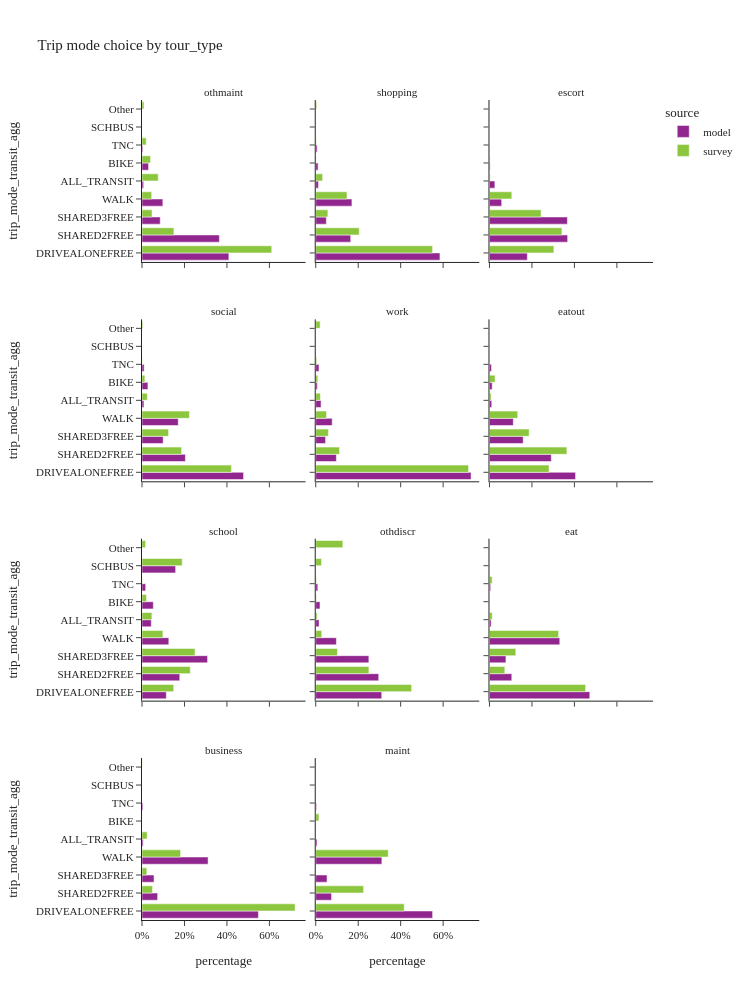
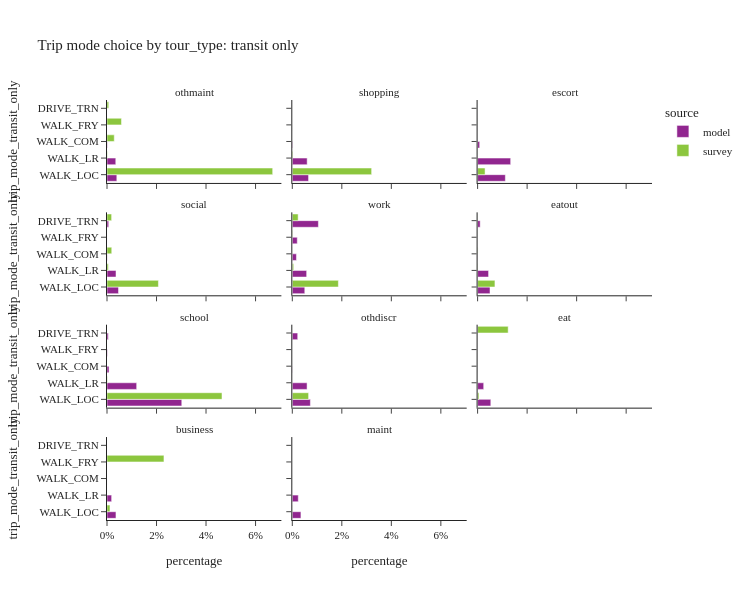

Write notebook code for charts like these, in order.
### Code cell
trip_mode_choice_seg(segment_col='tour_type', height=[1000, 600])

### Figure 1 — Plotly figure (JSON) as saved in the notebook; plotly's stock layout.template omitted (floating-point values rounded to 4 significant figures)
{"data": [{"alignmentgroup": "True", "customdata": [[324212], [288660], [68015], [77805], [6056], [24473], [3096]], "hovertemplate": "source=model<br>tour_type=othmaint<br>percentage=%{x}<br>trip_mode_transit_agg=%{y}<br>sample_size=%{customdata[0]}<extra></extra>", "legendgroup": "model", "marker": {"color": "#91268F", "pattern": {"shape": ""}}, "name": "model", "offsetgroup": "model", "orientation": "h", "showlegend": true, "textposition": "auto", "type": "bar", "x": [0.4092, 0.3643, 0.08584, 0.0982, 0.007643, 0.03089, 0.003908], "xaxis": "x10", "y": ["DRIVEALONEFREE", "SHARED2FREE", "SHARED3FREE", "WALK", "ALL_TRANSIT", "BIKE", "TNC"], "yaxis": "y10"}, {"alignmentgroup": "True", "customdata": [[763600], [214946], [65150], [222449], [16660], [14296], [8393]], "hovertemplate": "source=model<br>tour_type=shopping<br>percentage=%{x}<br>trip_mode_transit_agg=%{y}<br>sample_size=%{customdata[0]}<extra></extra>", "legendgroup": "model", "marker": {"color": "#91268F", "pattern": {"shape": ""}}, "name": "model", "offsetgroup": "model", "orientation": "h", "showlegend": false, "textposition": "auto", "type": "bar", "x": [0.5849, 0.1646, 0.0499, 0.1704, 0.01276, 0.01095, 0.006429], "xaxis": "x11", "y": ["DRIVEALONEFREE", "SHARED2FREE", "SHARED3FREE", "WALK", "ALL_TRANSIT", "BIKE", "TNC"], "yaxis": "y11"}, {"alignmentgroup": "True", "customdata": [[186295], [384826], [383518], [60027], [26582], [3094], [1034]], "hovertemplate": "source=model<br>tour_type=escort<br>percentage=%{x}<br>trip_mode_transit_agg=%{y}<br>sample_size=%{customdata[0]}<extra></extra>", "legendgroup": "model", "marker": {"color": "#91268F", "pattern": {"shape": ""}}, "name": "model", "offsetgroup": "model", "orientation": "h", "showlegend": false, "textposition": "auto", "type": "bar", "x": [0.1782, 0.3681, 0.3669, 0.05742, 0.02543, 0.00296, 0.0009891], "xaxis": "x12", "y": ["DRIVEALONEFREE", "SHARED2FREE", "SHARED3FREE", "WALK", "ALL_TRANSIT", "BIKE", "TNC"], "yaxis": "y12"}, {"alignmentgroup": "True", "customdata": [[1231195], [526103], [256412], [439564], [23301], [71597], [26181]], "hovertemplate": "source=model<br>tour_type=social<br>percentage=%{x}<br>trip_mode_transit_agg=%{y}<br>sample_size=%{customdata[0]}<extra></extra>", "legendgroup": "model", "marker": {"color": "#91268F", "pattern": {"shape": ""}}, "name": "model", "offsetgroup": "model", "orientation": "h", "showlegend": false, "textposition": "auto", "type": "bar", "x": [0.4783, 0.2044, 0.0996, 0.1707, 0.009051, 0.02781, 0.01017], "xaxis": "x7", "y": ["DRIVEALONEFREE", "SHARED2FREE", "SHARED3FREE", "WALK", "ALL_TRANSIT", "BIKE", "TNC"], "yaxis": "y7"}, {"alignmentgroup": "True", "customdata": [[2696359], [357916], [170298], [285448], [92296], [27253], [55857]], "hovertemplate": "source=model<br>tour_type=work<br>percentage=%{x}<br>trip_mode_transit_agg=%{y}<br>sample_size=%{customdata[0]}<extra></extra>", "legendgroup": "model", "marker": {"color": "#91268F", "pattern": {"shape": ""}}, "name": "model", "offsetgroup": "model", "orientation": "h", "showlegend": false, "textposition": "auto", "type": "bar", "x": [0.7316, 0.09712, 0.04621, 0.07745, 0.02504, 0.007395, 0.01516], "xaxis": "x8", "y": ["DRIVEALONEFREE", "SHARED2FREE", "SHARED3FREE", "WALK", "ALL_TRANSIT", "BIKE", "TNC"], "yaxis": "y8"}, {"alignmentgroup": "True", "customdata": [[367213], [263785], [143867], [101659], [9549], [11493], [8442]], "hovertemplate": "source=model<br>tour_type=eatout<br>percentage=%{x}<br>trip_mode_transit_agg=%{y}<br>sample_size=%{customdata[0]}<extra></extra>", "legendgroup": "model", "marker": {"color": "#91268F", "pattern": {"shape": ""}}, "name": "model", "offsetgroup": "model", "orientation": "h", "showlegend": false, "textposition": "auto", "type": "bar", "x": [0.4053, 0.2912, 0.1588, 0.1122, 0.01054, 0.01269, 0.009318], "xaxis": "x9", "y": ["DRIVEALONEFREE", "SHARED2FREE", "SHARED3FREE", "WALK", "ALL_TRANSIT", "BIKE", "TNC"], "yaxis": "y9"}, {"alignmentgroup": "True", "customdata": [[164425], [255410], [443484], [181354], [62767], [227493], [76667], [24924]], "hovertemplate": "source=model<br>tour_type=school<br>percentage=%{x}<br>trip_mode_transit_agg=%{y}<br>sample_size=%{customdata[0]}<extra></extra>", "legendgroup": "model", "marker": {"color": "#91268F", "pattern": {"shape": ""}}, "name": "model", "offsetgroup": "model", "orientation": "h", "showlegend": false, "textposition": "auto", "type": "bar", "x": [0.1145, 0.1778, 0.3087, 0.1262, 0.04369, 0.1584, 0.05337, 0.01735], "xaxis": "x4", "y": ["DRIVEALONEFREE", "SHARED2FREE", "SHARED3FREE", "WALK", "ALL_TRANSIT", "SCHBUS", "BIKE", "TNC"], "yaxis": "y4"}, {"alignmentgroup": "True", "customdata": [[96080], [91686], [77351], [30044], [4802], [6171], [2998]], "hovertemplate": "source=model<br>tour_type=othdiscr<br>percentage=%{x}<br>trip_mode_transit_agg=%{y}<br>sample_size=%{customdata[0]}<extra></extra>", "legendgroup": "model", "marker": {"color": "#91268F", "pattern": {"shape": ""}}, "name": "model", "offsetgroup": "model", "orientation": "h", "showlegend": false, "textposition": "auto", "type": "bar", "x": [0.3108, 0.2966, 0.2502, 0.09719, 0.01553, 0.01996, 0.009698], "xaxis": "x5", "y": ["DRIVEALONEFREE", "SHARED2FREE", "SHARED3FREE", "WALK", "ALL_TRANSIT", "BIKE", "TNC"], "yaxis": "y5"}, {"alignmentgroup": "True", "customdata": [[79061], [17584], [12978], [55425], [1312], [105], [929]], "hovertemplate": "source=model<br>tour_type=eat<br>percentage=%{x}<br>trip_mode_transit_agg=%{y}<br>sample_size=%{customdata[0]}<extra></extra>", "legendgroup": "model", "marker": {"color": "#91268F", "pattern": {"shape": ""}}, "name": "model", "offsetgroup": "model", "orientation": "h", "showlegend": false, "textposition": "auto", "type": "bar", "x": [0.4723, 0.105, 0.07753, 0.3311, 0.007838, 0.0006273, 0.00555], "xaxis": "x6", "y": ["DRIVEALONEFREE", "SHARED2FREE", "SHARED3FREE", "WALK", "ALL_TRANSIT", "BIKE", "TNC"], "yaxis": "y6"}, {"alignmentgroup": "True", "customdata": [[112596], [15125], [11620], [63909], [1129], [61], [899]], "hovertemplate": "source=model<br>tour_type=business<br>percentage=%{x}<br>trip_mode_transit_agg=%{y}<br>sample_size=%{customdata[0]}<extra></extra>", "legendgroup": "model", "marker": {"color": "#91268F", "pattern": {"shape": ""}}, "name": "model", "offsetgroup": "model", "orientation": "h", "showlegend": false, "textposition": "auto", "type": "bar", "x": [0.5483, 0.07366, 0.05659, 0.3112, 0.005498, 0.0002971, 0.004378], "xaxis": "x", "y": ["DRIVEALONEFREE", "SHARED2FREE", "SHARED3FREE", "WALK", "ALL_TRANSIT", "BIKE", "TNC"], "yaxis": "y"}, {"alignmentgroup": "True", "customdata": [[72750], [9865], [7041], [41175], [781], [64], [504]], "hovertemplate": "source=model<br>tour_type=maint<br>percentage=%{x}<br>trip_mode_transit_agg=%{y}<br>sample_size=%{customdata[0]}<extra></extra>", "legendgroup": "model", "marker": {"color": "#91268F", "pattern": {"shape": ""}}, "name": "model", "offsetgroup": "model", "orientation": "h", "showlegend": false, "textposition": "auto", "type": "bar", "x": [0.5504, 0.07463, 0.05327, 0.3115, 0.005909, 0.0004842, 0.003813], "xaxis": "x2", "y": ["DRIVEALONEFREE", "SHARED2FREE", "SHARED3FREE", "WALK", "ALL_TRANSIT", "BIKE", "TNC"], "yaxis": "y2"}, {"alignmentgroup": "True", "customdata": [[1285], [442], [94], [327], [157], [32], [30], [53]], "hovertemplate": "source=survey<br>tour_type=othmaint<br>percentage=%{x}<br>trip_mode_transit_agg=%{y}<br>sample_size=%{customdata[0]}<extra></extra>", "legendgroup": "survey", "marker": {"color": "#8CC63E", "pattern": {"shape": ""}}, "name": "survey", "offsetgroup": "survey", "orientation": "h", "showlegend": true, "textposition": "auto", "type": "bar", "x": [0.611, 0.1503, 0.04707, 0.04554, 0.07654, 0.04021, 0.01983, 0.009503], "xaxis": "x10", "y": ["DRIVEALONEFREE", "SHARED2FREE", "SHARED3FREE", "WALK", "ALL_TRANSIT", "BIKE", "TNC", "Other"], "yaxis": "y10"}, {"alignmentgroup": "True", "customdata": [[2104], [825], [273], [851], [147], [1], [44], [1], [84]], "hovertemplate": "source=survey<br>tour_type=shopping<br>percentage=%{x}<br>trip_mode_transit_agg=%{y}<br>sample_size=%{customdata[0]}<extra></extra>", "legendgroup": "survey", "marker": {"color": "#8CC63E", "pattern": {"shape": ""}}, "name": "survey", "offsetgroup": "survey", "orientation": "h", "showlegend": false, "textposition": "auto", "type": "bar", "x": [0.5502, 0.2047, 0.05714, 0.1471, 0.03231, 6.901e-06, 0.001654, 0.00224, 0.004574], "xaxis": "x11", "y": ["DRIVEALONEFREE", "SHARED2FREE", "SHARED3FREE", "WALK", "ALL_TRANSIT", "SCHBUS", "BIKE", "TNC", "Other"], "yaxis": "y11"}, {"alignmentgroup": "True", "customdata": [[670], [794], [454], [381], [16], [4], [69], [1], [13]], "hovertemplate": "source=survey<br>tour_type=escort<br>percentage=%{x}<br>trip_mode_transit_agg=%{y}<br>sample_size=%{customdata[0]}<extra></extra>", "legendgroup": "survey", "marker": {"color": "#8CC63E", "pattern": {"shape": ""}}, "name": "survey", "offsetgroup": "survey", "orientation": "h", "showlegend": false, "textposition": "auto", "type": "bar", "x": [0.3032, 0.3411, 0.243, 0.1051, 0.003062, 0.0002061, 0.003022, 4.815e-06, 0.001232], "xaxis": "x12", "y": ["DRIVEALONEFREE", "SHARED2FREE", "SHARED3FREE", "WALK", "ALL_TRANSIT", "SCHBUS", "BIKE", "TNC", "Other"], "yaxis": "y12"}, {"alignmentgroup": "True", "customdata": [[2667], [1200], [700], [2934], [259], [1], [230], [27], [98]], "hovertemplate": "source=survey<br>tour_type=social<br>percentage=%{x}<br>trip_mode_transit_agg=%{y}<br>sample_size=%{customdata[0]}<extra></extra>", "legendgroup": "survey", "marker": {"color": "#8CC63E", "pattern": {"shape": ""}}, "name": "survey", "offsetgroup": "survey", "orientation": "h", "showlegend": false, "textposition": "auto", "type": "bar", "x": [0.4212, 0.1865, 0.1251, 0.2233, 0.02508, 9.712e-05, 0.01354, 0.000932, 0.00414], "xaxis": "x7", "y": ["DRIVEALONEFREE", "SHARED2FREE", "SHARED3FREE", "WALK", "ALL_TRANSIT", "SCHBUS", "BIKE", "TNC", "Other"], "yaxis": "y7"}, {"alignmentgroup": "True", "customdata": [[5600], [784], [263], [1237], [792], [2], [356], [50], [196]], "hovertemplate": "source=survey<br>tour_type=work<br>percentage=%{x}<br>trip_mode_transit_agg=%{y}<br>sample_size=%{customdata[0]}<extra></extra>", "legendgroup": "survey", "marker": {"color": "#8CC63E", "pattern": {"shape": ""}}, "name": "survey", "offsetgroup": "survey", "orientation": "h", "showlegend": false, "textposition": "auto", "type": "bar", "x": [0.7196, 0.112, 0.05954, 0.05088, 0.02175, 0.001162, 0.009787, 0.004618, 0.02067], "xaxis": "x8", "y": ["DRIVEALONEFREE", "SHARED2FREE", "SHARED3FREE", "WALK", "ALL_TRANSIT", "SCHBUS", "BIKE", "TNC", "Other"], "yaxis": "y8"}, {"alignmentgroup": "True", "customdata": [[737], [514], [211], [650], [86], [60], [11], [27]], "hovertemplate": "source=survey<br>tour_type=eatout<br>percentage=%{x}<br>trip_mode_transit_agg=%{y}<br>sample_size=%{customdata[0]}<extra></extra>", "legendgroup": "survey", "marker": {"color": "#8CC63E", "pattern": {"shape": ""}}, "name": "survey", "offsetgroup": "survey", "orientation": "h", "showlegend": false, "textposition": "auto", "type": "bar", "x": [0.2804, 0.3646, 0.1868, 0.1329, 0.007394, 0.0262, 0.001028, 0.0007449], "xaxis": "x9", "y": ["DRIVEALONEFREE", "SHARED2FREE", "SHARED3FREE", "WALK", "ALL_TRANSIT", "BIKE", "TNC", "Other"], "yaxis": "y9"}, {"alignmentgroup": "True", "customdata": [[116], [399], [390], [264], [96], [240], [43], [6], [16]], "hovertemplate": "source=survey<br>tour_type=school<br>percentage=%{x}<br>trip_mode_transit_agg=%{y}<br>sample_size=%{customdata[0]}<extra></extra>", "legendgroup": "survey", "marker": {"color": "#8CC63E", "pattern": {"shape": ""}}, "name": "survey", "offsetgroup": "survey", "orientation": "h", "showlegend": false, "textposition": "auto", "type": "bar", "x": [0.1493, 0.2274, 0.2498, 0.09837, 0.0466, 0.1892, 0.02103, 0.001453, 0.01682], "xaxis": "x4", "y": ["DRIVEALONEFREE", "SHARED2FREE", "SHARED3FREE", "WALK", "ALL_TRANSIT", "SCHBUS", "BIKE", "TNC", "Other"], "yaxis": "y4"}, {"alignmentgroup": "True", "customdata": [[217], [91], [36], [103], [37], [8], [13], [3], [28]], "hovertemplate": "source=survey<br>tour_type=othdiscr<br>percentage=%{x}<br>trip_mode_transit_agg=%{y}<br>sample_size=%{customdata[0]}<extra></extra>", "legendgroup": "survey", "marker": {"color": "#8CC63E", "pattern": {"shape": ""}}, "name": "survey", "offsetgroup": "survey", "orientation": "h", "showlegend": false, "textposition": "auto", "type": "bar", "x": [0.4515, 0.2503, 0.1022, 0.02825, 0.006582, 0.02737, 0.003339, 0.002837, 0.1277], "xaxis": "x5", "y": ["DRIVEALONEFREE", "SHARED2FREE", "SHARED3FREE", "WALK", "ALL_TRANSIT", "SCHBUS", "BIKE", "TNC", "Other"], "yaxis": "y5"}, {"alignmentgroup": "True", "customdata": [[62], [17], [20], [160], [2], [1]], "hovertemplate": "source=survey<br>tour_type=eat<br>percentage=%{x}<br>trip_mode_transit_agg=%{y}<br>sample_size=%{customdata[0]}<extra></extra>", "legendgroup": "survey", "marker": {"color": "#8CC63E", "pattern": {"shape": ""}}, "name": "survey", "offsetgroup": "survey", "orientation": "h", "showlegend": false, "textposition": "auto", "type": "bar", "x": [0.4528, 0.07224, 0.1241, 0.3256, 0.01289, 0.01235], "xaxis": "x6", "y": ["DRIVEALONEFREE", "SHARED2FREE", "SHARED3FREE", "WALK", "ALL_TRANSIT", "TNC"], "yaxis": "y6"}, {"alignmentgroup": "True", "customdata": [[183], [26], [25], [45], [5], [5]], "hovertemplate": "source=survey<br>tour_type=business<br>percentage=%{x}<br>trip_mode_transit_agg=%{y}<br>sample_size=%{customdata[0]}<extra></extra>", "legendgroup": "survey", "marker": {"color": "#8CC63E", "pattern": {"shape": ""}}, "name": "survey", "offsetgroup": "survey", "orientation": "h", "showlegend": false, "textposition": "auto", "type": "bar", "x": [0.7209, 0.04965, 0.02268, 0.1817, 0.0242, 0.000921], "xaxis": "x", "y": ["DRIVEALONEFREE", "SHARED2FREE", "SHARED3FREE", "WALK", "ALL_TRANSIT", "Other"], "yaxis": "y"}, {"alignmentgroup": "True", "customdata": [[70], [7], [128], [1], [8], [26]], "hovertemplate": "source=survey<br>tour_type=maint<br>percentage=%{x}<br>trip_mode_transit_agg=%{y}<br>sample_size=%{customdata[0]}<extra></extra>", "legendgroup": "survey", "marker": {"color": "#8CC63E", "pattern": {"shape": ""}}, "name": "survey", "offsetgroup": "survey", "orientation": "h", "showlegend": false, "textposition": "auto", "type": "bar", "x": [0.4167, 0.2255, 0.3415, 8.641e-05, 0.01494, 0.001246], "xaxis": "x2", "y": ["DRIVEALONEFREE", "SHARED2FREE", "WALK", "ALL_TRANSIT", "BIKE", "Other"], "yaxis": "y2"}], "layout": {"annotations": [{"font": {}, "showarrow": false, "text": "business", "x": 0.16, "xanchor": "center", "xref": "paper", "y": 0.1975, "yanchor": "bottom", "yref": "paper"}, {"font": {}, "showarrow": false, "text": "maint", "x": 0.5, "xanchor": "center", "xref": "paper", "y": 0.1975, "yanchor": "bottom", "yref": "paper"}, {"font": {}, "showarrow": false, "text": "school", "x": 0.16, "xanchor": "center", "xref": "paper", "y": 0.465, "yanchor": "bottom", "yref": "paper"}, {"font": {}, "showarrow": false, "text": "othdiscr", "x": 0.5, "xanchor": "center", "xref": "paper", "y": 0.465, "yanchor": "bottom", "yref": "paper"}, {"font": {}, "showarrow": false, "text": "eat", "x": 0.84, "xanchor": "center", "xref": "paper", "y": 0.465, "yanchor": "bottom", "yref": "paper"}, {"font": {}, "showarrow": false, "text": "social", "x": 0.16, "xanchor": "center", "xref": "paper", "y": 0.7325, "yanchor": "bottom", "yref": "paper"}, {"font": {}, "showarrow": false, "text": "work", "x": 0.5, "xanchor": "center", "xref": "paper", "y": 0.7325, "yanchor": "bottom", "yref": "paper"}, {"font": {}, "showarrow": false, "text": "eatout", "x": 0.84, "xanchor": "center", "xref": "paper", "y": 0.7325, "yanchor": "bottom", "yref": "paper"}, {"font": {}, "showarrow": false, "text": "othmaint", "x": 0.16, "xanchor": "center", "xref": "paper", "y": 1.0, "yanchor": "bottom", "yref": "paper"}, {"font": {}, "showarrow": false, "text": "shopping", "x": 0.5, "xanchor": "center", "xref": "paper", "y": 1.0, "yanchor": "bottom", "yref": "paper"}, {"font": {}, "showarrow": false, "text": "escort", "x": 0.84, "xanchor": "center", "xref": "paper", "y": 1.0, "yanchor": "bottom", "yref": "paper"}], "barmode": "group", "height": 1000, "legend": {"title": {"text": "source"}, "tracegroupgap": 0}, "title": {"text": "Trip mode choice by tour_type"}, "width": 750, "xaxis": {"anchor": "y", "domain": [0.0, 0.32], "tickformat": ".0%", "title": {"text": "percentage"}}, "xaxis10": {"anchor": "y10", "domain": [0.0, 0.32], "matches": "x", "showticklabels": false, "tickformat": ".0%"}, "xaxis11": {"anchor": "y11", "domain": [0.34, 0.66], "matches": "x", "showticklabels": false, "tickformat": ".0%"}, "xaxis12": {"anchor": "y12", "domain": [0.68, 1.0], "matches": "x", "showticklabels": false, "tickformat": ".0%"}, "xaxis2": {"anchor": "y2", "domain": [0.34, 0.66], "matches": "x", "tickformat": ".0%", "title": {"text": "percentage"}}, "xaxis3": {"anchor": "y3", "domain": [0.68, 1.0], "matches": "x", "tickformat": ".0%", "title": {"text": "percentage"}}, "xaxis4": {"anchor": "y4", "domain": [0.0, 0.32], "matches": "x", "showticklabels": false, "tickformat": ".0%"}, "xaxis5": {"anchor": "y5", "domain": [0.34, 0.66], "matches": "x", "showticklabels": false, "tickformat": ".0%"}, "xaxis6": {"anchor": "y6", "domain": [0.68, 1.0], "matches": "x", "showticklabels": false, "tickformat": ".0%"}, "xaxis7": {"anchor": "y7", "domain": [0.0, 0.32], "matches": "x", "showticklabels": false, "tickformat": ".0%"}, "xaxis8": {"anchor": "y8", "domain": [0.34, 0.66], "matches": "x", "showticklabels": false, "tickformat": ".0%"}, "xaxis9": {"anchor": "y9", "domain": [0.68, 1.0], "matches": "x", "showticklabels": false, "tickformat": ".0%"}, "yaxis": {"anchor": "x", "domain": [0.0, 0.1975], "title": {"text": "trip_mode_transit_agg"}}, "yaxis10": {"anchor": "x10", "domain": [0.8025, 1.0], "matches": "y", "title": {"text": "trip_mode_transit_agg"}}, "yaxis11": {"anchor": "x11", "domain": [0.8025, 1.0], "matches": "y", "showticklabels": false}, "yaxis12": {"anchor": "x12", "domain": [0.8025, 1.0], "matches": "y", "showticklabels": false}, "yaxis2": {"anchor": "x2", "domain": [0.0, 0.1975], "matches": "y", "showticklabels": false}, "yaxis3": {"anchor": "x3", "domain": [0.0, 0.1975], "matches": "y", "showticklabels": false}, "yaxis4": {"anchor": "x4", "domain": [0.2675, 0.465], "matches": "y", "title": {"text": "trip_mode_transit_agg"}}, "yaxis5": {"anchor": "x5", "domain": [0.2675, 0.465], "matches": "y", "showticklabels": false}, "yaxis6": {"anchor": "x6", "domain": [0.2675, 0.465], "matches": "y", "showticklabels": false}, "yaxis7": {"anchor": "x7", "domain": [0.535, 0.7325], "matches": "y", "title": {"text": "trip_mode_transit_agg"}}, "yaxis8": {"anchor": "x8", "domain": [0.535, 0.7325], "matches": "y", "showticklabels": false}, "yaxis9": {"anchor": "x9", "domain": [0.535, 0.7325], "matches": "y", "showticklabels": false}}}

### Figure 2 — Plotly figure (JSON) as saved in the notebook; plotly's stock layout.template omitted (floating-point values rounded to 4 significant figures)
{"data": [{"alignmentgroup": "True", "customdata": [[3144], [2805], [105], [2]], "hovertemplate": "source=model<br>tour_type=othmaint<br>percentage=%{x}<br>trip_mode_transit_only=%{y}<br>sample_size=%{customdata[0]}<extra></extra>", "legendgroup": "model", "marker": {"color": "#91268F", "pattern": {"shape": ""}}, "name": "model", "offsetgroup": "model", "orientation": "h", "showlegend": true, "textposition": "auto", "type": "bar", "x": [0.003968, 0.00354, 0.0001325, 2.524e-06], "xaxis": "x10", "y": ["WALK_LOC", "WALK_LR", "WALK_COM", "WALK_FRY"], "yaxis": "y10"}, {"alignmentgroup": "True", "customdata": [[8571], [7833], [248], [8]], "hovertemplate": "source=model<br>tour_type=shopping<br>percentage=%{x}<br>trip_mode_transit_only=%{y}<br>sample_size=%{customdata[0]}<extra></extra>", "legendgroup": "model", "marker": {"color": "#91268F", "pattern": {"shape": ""}}, "name": "model", "offsetgroup": "model", "orientation": "h", "showlegend": false, "textposition": "auto", "type": "bar", "x": [0.006565, 0.006, 0.00019, 6.128e-06], "xaxis": "x11", "y": ["WALK_LOC", "WALK_LR", "WALK_COM", "WALK_FRY"], "yaxis": "y11"}, {"alignmentgroup": "True", "customdata": [[11717], [13962], [877], [26]], "hovertemplate": "source=model<br>tour_type=escort<br>percentage=%{x}<br>trip_mode_transit_only=%{y}<br>sample_size=%{customdata[0]}<extra></extra>", "legendgroup": "model", "marker": {"color": "#91268F", "pattern": {"shape": ""}}, "name": "model", "offsetgroup": "model", "orientation": "h", "showlegend": false, "textposition": "auto", "type": "bar", "x": [0.01121, 0.01336, 0.0008389, 2.487e-05], "xaxis": "x12", "y": ["WALK_LOC", "WALK_LR", "WALK_COM", "WALK_FRY"], "yaxis": "y12"}, {"alignmentgroup": "True", "customdata": [[11951], [9362], [1780], [195], [13]], "hovertemplate": "source=model<br>tour_type=social<br>percentage=%{x}<br>trip_mode_transit_only=%{y}<br>sample_size=%{customdata[0]}<extra></extra>", "legendgroup": "model", "marker": {"color": "#91268F", "pattern": {"shape": ""}}, "name": "model", "offsetgroup": "model", "orientation": "h", "showlegend": false, "textposition": "auto", "type": "bar", "x": [0.004642, 0.003637, 0.0006914, 7.575e-05, 5.05e-06], "xaxis": "x7", "y": ["WALK_LOC", "WALK_LR", "DRIVE_TRN", "WALK_COM", "WALK_FRY"], "yaxis": "y7"}, {"alignmentgroup": "True", "customdata": [[18571], [21354], [38840], [6153], [7378]], "hovertemplate": "source=model<br>tour_type=work<br>percentage=%{x}<br>trip_mode_transit_only=%{y}<br>sample_size=%{customdata[0]}<extra></extra>", "legendgroup": "model", "marker": {"color": "#91268F", "pattern": {"shape": ""}}, "name": "model", "offsetgroup": "model", "orientation": "h", "showlegend": false, "textposition": "auto", "type": "bar", "x": [0.005039, 0.005794, 0.01054, 0.00167, 0.002002], "xaxis": "x8", "y": ["WALK_LOC", "WALK_LR", "DRIVE_TRN", "WALK_COM", "WALK_FRY"], "yaxis": "y8"}, {"alignmentgroup": "True", "customdata": [[4536], [4013], [942], [53], [5]], "hovertemplate": "source=model<br>tour_type=eatout<br>percentage=%{x}<br>trip_mode_transit_only=%{y}<br>sample_size=%{customdata[0]}<extra></extra>", "legendgroup": "model", "marker": {"color": "#91268F", "pattern": {"shape": ""}}, "name": "model", "offsetgroup": "model", "orientation": "h", "showlegend": false, "textposition": "auto", "type": "bar", "x": [0.005007, 0.004429, 0.00104, 5.85e-05, 5.519e-06], "xaxis": "x9", "y": ["WALK_LOC", "WALK_LR", "DRIVE_TRN", "WALK_COM", "WALK_FRY"], "yaxis": "y9"}, {"alignmentgroup": "True", "customdata": [[43383], [17213], [748], [1184], [239]], "hovertemplate": "source=model<br>tour_type=school<br>percentage=%{x}<br>trip_mode_transit_only=%{y}<br>sample_size=%{customdata[0]}<extra></extra>", "legendgroup": "model", "marker": {"color": "#91268F", "pattern": {"shape": ""}}, "name": "model", "offsetgroup": "model", "orientation": "h", "showlegend": false, "textposition": "auto", "type": "bar", "x": [0.0302, 0.01198, 0.0005207, 0.0008242, 0.0001664], "xaxis": "x4", "y": ["WALK_LOC", "WALK_LR", "DRIVE_TRN", "WALK_COM", "WALK_FRY"], "yaxis": "y4"}, {"alignmentgroup": "True", "customdata": [[2257], [1844], [676], [25]], "hovertemplate": "source=model<br>tour_type=othdiscr<br>percentage=%{x}<br>trip_mode_transit_only=%{y}<br>sample_size=%{customdata[0]}<extra></extra>", "legendgroup": "model", "marker": {"color": "#91268F", "pattern": {"shape": ""}}, "name": "model", "offsetgroup": "model", "orientation": "h", "showlegend": false, "textposition": "auto", "type": "bar", "x": [0.007301, 0.005965, 0.002187, 8.087e-05], "xaxis": "x5", "y": ["WALK_LOC", "WALK_LR", "DRIVE_TRN", "WALK_COM"], "yaxis": "y5"}, {"alignmentgroup": "True", "customdata": [[893], [412], [6], [1]], "hovertemplate": "source=model<br>tour_type=eat<br>percentage=%{x}<br>trip_mode_transit_only=%{y}<br>sample_size=%{customdata[0]}<extra></extra>", "legendgroup": "model", "marker": {"color": "#91268F", "pattern": {"shape": ""}}, "name": "model", "offsetgroup": "model", "orientation": "h", "showlegend": false, "textposition": "auto", "type": "bar", "x": [0.005335, 0.002461, 3.584e-05, 5.974e-06], "xaxis": "x6", "y": ["WALK_LOC", "WALK_LR", "WALK_COM", "WALK_FRY"], "yaxis": "y6"}, {"alignmentgroup": "True", "customdata": [[743], [384], [2]], "hovertemplate": "source=model<br>tour_type=business<br>percentage=%{x}<br>trip_mode_transit_only=%{y}<br>sample_size=%{customdata[0]}<extra></extra>", "legendgroup": "model", "marker": {"color": "#91268F", "pattern": {"shape": ""}}, "name": "model", "offsetgroup": "model", "orientation": "h", "showlegend": false, "textposition": "auto", "type": "bar", "x": [0.003618, 0.00187, 9.74e-06], "xaxis": "x", "y": ["WALK_LOC", "WALK_LR", "WALK_COM"], "yaxis": "y"}, {"alignmentgroup": "True", "customdata": [[461], [319], [1]], "hovertemplate": "source=model<br>tour_type=maint<br>percentage=%{x}<br>trip_mode_transit_only=%{y}<br>sample_size=%{customdata[0]}<extra></extra>", "legendgroup": "model", "marker": {"color": "#91268F", "pattern": {"shape": ""}}, "name": "model", "offsetgroup": "model", "orientation": "h", "showlegend": false, "textposition": "auto", "type": "bar", "x": [0.003488, 0.002413, 7.565e-06], "xaxis": "x2", "y": ["WALK_LOC", "WALK_LR", "WALK_COM"], "yaxis": "y2"}, {"alignmentgroup": "True", "customdata": [[146], [6], [3], [1], [1]], "hovertemplate": "source=survey<br>tour_type=othmaint<br>percentage=%{x}<br>trip_mode_transit_only=%{y}<br>sample_size=%{customdata[0]}<extra></extra>", "legendgroup": "survey", "marker": {"color": "#8CC63E", "pattern": {"shape": ""}}, "name": "survey", "offsetgroup": "survey", "orientation": "h", "showlegend": true, "textposition": "auto", "type": "bar", "x": [0.06692, 0.0001354, 0.0007047, 0.002933, 0.00585], "xaxis": "x10", "y": ["WALK_LOC", "WALK_LR", "DRIVE_TRN", "WALK_COM", "WALK_FRY"], "yaxis": "y10"}, {"alignmentgroup": "True", "customdata": [[142], [5]], "hovertemplate": "source=survey<br>tour_type=shopping<br>percentage=%{x}<br>trip_mode_transit_only=%{y}<br>sample_size=%{customdata[0]}<extra></extra>", "legendgroup": "survey", "marker": {"color": "#8CC63E", "pattern": {"shape": ""}}, "name": "survey", "offsetgroup": "survey", "orientation": "h", "showlegend": false, "textposition": "auto", "type": "bar", "x": [0.03204, 0.0002662], "xaxis": "x11", "y": ["WALK_LOC", "WALK_LR"], "yaxis": "y11"}, {"alignmentgroup": "True", "customdata": [[15], [1]], "hovertemplate": "source=survey<br>tour_type=escort<br>percentage=%{x}<br>trip_mode_transit_only=%{y}<br>sample_size=%{customdata[0]}<extra></extra>", "legendgroup": "survey", "marker": {"color": "#8CC63E", "pattern": {"shape": ""}}, "name": "survey", "offsetgroup": "survey", "orientation": "h", "showlegend": false, "textposition": "auto", "type": "bar", "x": [0.003012, 4.967e-05], "xaxis": "x12", "y": ["WALK_LOC", "WALK_FRY"], "yaxis": "y12"}, {"alignmentgroup": "True", "customdata": [[213], [25], [17], [4]], "hovertemplate": "source=survey<br>tour_type=social<br>percentage=%{x}<br>trip_mode_transit_only=%{y}<br>sample_size=%{customdata[0]}<extra></extra>", "legendgroup": "survey", "marker": {"color": "#8CC63E", "pattern": {"shape": ""}}, "name": "survey", "offsetgroup": "survey", "orientation": "h", "showlegend": false, "textposition": "auto", "type": "bar", "x": [0.02077, 0.0005319, 0.001863, 0.001913], "xaxis": "x7", "y": ["WALK_LOC", "WALK_LR", "DRIVE_TRN", "WALK_COM"], "yaxis": "y7"}, {"alignmentgroup": "True", "customdata": [[690], [43], [36], [10], [13]], "hovertemplate": "source=survey<br>tour_type=work<br>percentage=%{x}<br>trip_mode_transit_only=%{y}<br>sample_size=%{customdata[0]}<extra></extra>", "legendgroup": "survey", "marker": {"color": "#8CC63E", "pattern": {"shape": ""}}, "name": "survey", "offsetgroup": "survey", "orientation": "h", "showlegend": false, "textposition": "auto", "type": "bar", "x": [0.0186, 0.0005591, 0.002357, 5.809e-05, 0.0001686], "xaxis": "x8", "y": ["WALK_LOC", "WALK_LR", "DRIVE_TRN", "WALK_COM", "WALK_FRY"], "yaxis": "y8"}, {"alignmentgroup": "True", "customdata": [[76], [5], [2], [2], [1]], "hovertemplate": "source=survey<br>tour_type=eatout<br>percentage=%{x}<br>trip_mode_transit_only=%{y}<br>sample_size=%{customdata[0]}<extra></extra>", "legendgroup": "survey", "marker": {"color": "#8CC63E", "pattern": {"shape": ""}}, "name": "survey", "offsetgroup": "survey", "orientation": "h", "showlegend": false, "textposition": "auto", "type": "bar", "x": [0.007004, 0.000126, 6.04e-05, 0.0001697, 3.414e-05], "xaxis": "x9", "y": ["WALK_LOC", "WALK_LR", "DRIVE_TRN", "WALK_COM", "WALK_FRY"], "yaxis": "y9"}, {"alignmentgroup": "True", "customdata": [[95], [1]], "hovertemplate": "source=survey<br>tour_type=school<br>percentage=%{x}<br>trip_mode_transit_only=%{y}<br>sample_size=%{customdata[0]}<extra></extra>", "legendgroup": "survey", "marker": {"color": "#8CC63E", "pattern": {"shape": ""}}, "name": "survey", "offsetgroup": "survey", "orientation": "h", "showlegend": false, "textposition": "auto", "type": "bar", "x": [0.04645, 0.0001516], "xaxis": "x4", "y": ["WALK_LOC", "WALK_LR"], "yaxis": "y4"}, {"alignmentgroup": "True", "customdata": [[30], [6], [1]], "hovertemplate": "source=survey<br>tour_type=othdiscr<br>percentage=%{x}<br>trip_mode_transit_only=%{y}<br>sample_size=%{customdata[0]}<extra></extra>", "legendgroup": "survey", "marker": {"color": "#8CC63E", "pattern": {"shape": ""}}, "name": "survey", "offsetgroup": "survey", "orientation": "h", "showlegend": false, "textposition": "auto", "type": "bar", "x": [0.006582, 0.0, 0.0], "xaxis": "x5", "y": ["WALK_LOC", "WALK_LR", "DRIVE_TRN"], "yaxis": "y5"}, {"alignmentgroup": "True", "customdata": [[1], [1]], "hovertemplate": "source=survey<br>tour_type=eat<br>percentage=%{x}<br>trip_mode_transit_only=%{y}<br>sample_size=%{customdata[0]}<extra></extra>", "legendgroup": "survey", "marker": {"color": "#8CC63E", "pattern": {"shape": ""}}, "name": "survey", "offsetgroup": "survey", "orientation": "h", "showlegend": false, "textposition": "auto", "type": "bar", "x": [0.0005363, 0.01235], "xaxis": "x6", "y": ["WALK_LOC", "DRIVE_TRN"], "yaxis": "y6"}, {"alignmentgroup": "True", "customdata": [[4], [1]], "hovertemplate": "source=survey<br>tour_type=business<br>percentage=%{x}<br>trip_mode_transit_only=%{y}<br>sample_size=%{customdata[0]}<extra></extra>", "legendgroup": "survey", "marker": {"color": "#8CC63E", "pattern": {"shape": ""}}, "name": "survey", "offsetgroup": "survey", "orientation": "h", "showlegend": false, "textposition": "auto", "type": "bar", "x": [0.001196, 0.023], "xaxis": "x", "y": ["WALK_LOC", "WALK_FRY"], "yaxis": "y"}, {"alignmentgroup": "True", "customdata": [[1]], "hovertemplate": "source=survey<br>tour_type=maint<br>percentage=%{x}<br>trip_mode_transit_only=%{y}<br>sample_size=%{customdata[0]}<extra></extra>", "legendgroup": "survey", "marker": {"color": "#8CC63E", "pattern": {"shape": ""}}, "name": "survey", "offsetgroup": "survey", "orientation": "h", "showlegend": false, "textposition": "auto", "type": "bar", "x": [8.641e-05], "xaxis": "x2", "y": ["WALK_LOC"], "yaxis": "y2"}], "layout": {"annotations": [{"font": {}, "showarrow": false, "text": "business", "x": 0.16, "xanchor": "center", "xref": "paper", "y": 0.1975, "yanchor": "bottom", "yref": "paper"}, {"font": {}, "showarrow": false, "text": "maint", "x": 0.5, "xanchor": "center", "xref": "paper", "y": 0.1975, "yanchor": "bottom", "yref": "paper"}, {"font": {}, "showarrow": false, "text": "school", "x": 0.16, "xanchor": "center", "xref": "paper", "y": 0.465, "yanchor": "bottom", "yref": "paper"}, {"font": {}, "showarrow": false, "text": "othdiscr", "x": 0.5, "xanchor": "center", "xref": "paper", "y": 0.465, "yanchor": "bottom", "yref": "paper"}, {"font": {}, "showarrow": false, "text": "eat", "x": 0.84, "xanchor": "center", "xref": "paper", "y": 0.465, "yanchor": "bottom", "yref": "paper"}, {"font": {}, "showarrow": false, "text": "social", "x": 0.16, "xanchor": "center", "xref": "paper", "y": 0.7325, "yanchor": "bottom", "yref": "paper"}, {"font": {}, "showarrow": false, "text": "work", "x": 0.5, "xanchor": "center", "xref": "paper", "y": 0.7325, "yanchor": "bottom", "yref": "paper"}, {"font": {}, "showarrow": false, "text": "eatout", "x": 0.84, "xanchor": "center", "xref": "paper", "y": 0.7325, "yanchor": "bottom", "yref": "paper"}, {"font": {}, "showarrow": false, "text": "othmaint", "x": 0.16, "xanchor": "center", "xref": "paper", "y": 1.0, "yanchor": "bottom", "yref": "paper"}, {"font": {}, "showarrow": false, "text": "shopping", "x": 0.5, "xanchor": "center", "xref": "paper", "y": 1.0, "yanchor": "bottom", "yref": "paper"}, {"font": {}, "showarrow": false, "text": "escort", "x": 0.84, "xanchor": "center", "xref": "paper", "y": 1.0, "yanchor": "bottom", "yref": "paper"}], "barmode": "group", "height": 600, "legend": {"title": {"text": "source"}, "tracegroupgap": 0}, "title": {"text": "Trip mode choice by tour_type: transit only"}, "width": 750, "xaxis": {"anchor": "y", "domain": [0.0, 0.32], "tickformat": ".0%", "title": {"text": "percentage"}}, "xaxis10": {"anchor": "y10", "domain": [0.0, 0.32], "matches": "x", "showticklabels": false, "tickformat": ".0%"}, "xaxis11": {"anchor": "y11", "domain": [0.34, 0.66], "matches": "x", "showticklabels": false, "tickformat": ".0%"}, "xaxis12": {"anchor": "y12", "domain": [0.68, 1.0], "matches": "x", "showticklabels": false, "tickformat": ".0%"}, "xaxis2": {"anchor": "y2", "domain": [0.34, 0.66], "matches": "x", "tickformat": ".0%", "title": {"text": "percentage"}}, "xaxis3": {"anchor": "y3", "domain": [0.68, 1.0], "matches": "x", "tickformat": ".0%", "title": {"text": "percentage"}}, "xaxis4": {"anchor": "y4", "domain": [0.0, 0.32], "matches": "x", "showticklabels": false, "tickformat": ".0%"}, "xaxis5": {"anchor": "y5", "domain": [0.34, 0.66], "matches": "x", "showticklabels": false, "tickformat": ".0%"}, "xaxis6": {"anchor": "y6", "domain": [0.68, 1.0], "matches": "x", "showticklabels": false, "tickformat": ".0%"}, "xaxis7": {"anchor": "y7", "domain": [0.0, 0.32], "matches": "x", "showticklabels": false, "tickformat": ".0%"}, "xaxis8": {"anchor": "y8", "domain": [0.34, 0.66], "matches": "x", "showticklabels": false, "tickformat": ".0%"}, "xaxis9": {"anchor": "y9", "domain": [0.68, 1.0], "matches": "x", "showticklabels": false, "tickformat": ".0%"}, "yaxis": {"anchor": "x", "domain": [0.0, 0.1975], "title": {"text": "trip_mode_transit_only"}}, "yaxis10": {"anchor": "x10", "domain": [0.8025, 1.0], "matches": "y", "title": {"text": "trip_mode_transit_only"}}, "yaxis11": {"anchor": "x11", "domain": [0.8025, 1.0], "matches": "y", "showticklabels": false}, "yaxis12": {"anchor": "x12", "domain": [0.8025, 1.0], "matches": "y", "showticklabels": false}, "yaxis2": {"anchor": "x2", "domain": [0.0, 0.1975], "matches": "y", "showticklabels": false}, "yaxis3": {"anchor": "x3", "domain": [0.0, 0.1975], "matches": "y", "showticklabels": false}, "yaxis4": {"anchor": "x4", "domain": [0.2675, 0.465], "matches": "y", "title": {"text": "trip_mode_transit_only"}}, "yaxis5": {"anchor": "x5", "domain": [0.2675, 0.465], "matches": "y", "showticklabels": false}, "yaxis6": {"anchor": "x6", "domain": [0.2675, 0.465], "matches": "y", "showticklabels": false}, "yaxis7": {"anchor": "x7", "domain": [0.535, 0.7325], "matches": "y", "title": {"text": "trip_mode_transit_only"}}, "yaxis8": {"anchor": "x8", "domain": [0.535, 0.7325], "matches": "y", "showticklabels": false}, "yaxis9": {"anchor": "x9", "domain": [0.535, 0.7325], "matches": "y", "showticklabels": false}}}
